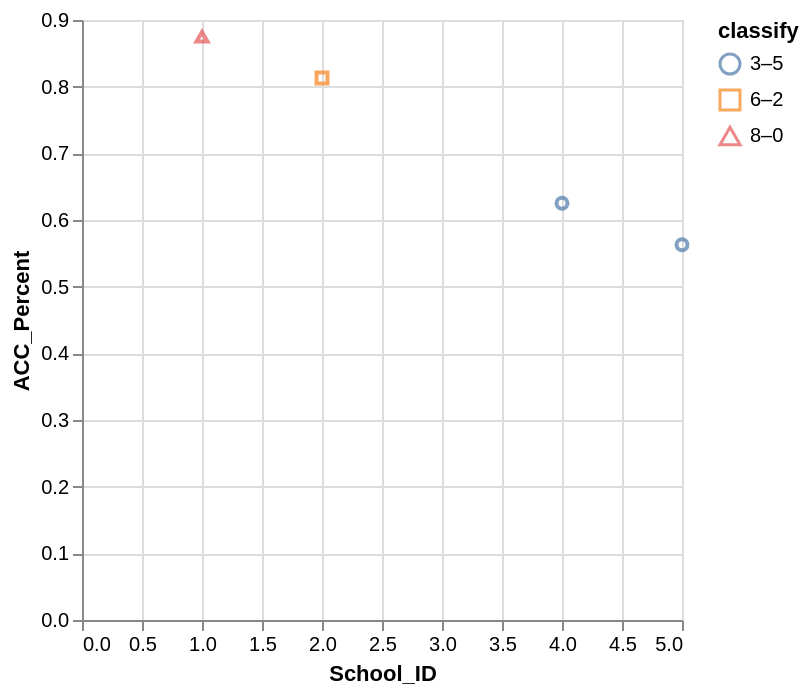

Vega-Lite specification for this chart:
### Vega-Lite specification from a JSON file in a GitHub repository (floating-point values rounded to 4 significant figures)
{"data": {"values": [{"x_data": 5, "y_data": 0.563, "classify": "3–5"}, {"x_data": 4, "y_data": 0.625, "classify": "3–5"}, {"x_data": 2, "y_data": 0.813, "classify": "6–2"}, {"x_data": 1, "y_data": 0.875, "classify": "8–0"}]}, "mark": "point", "encoding": {"x": {"field": "x_data", "type": "quantitative", "title": "School_ID", "scale": {"zero": "false"}}, "y": {"field": "y_data", "type": "quantitative", "title": "ACC_Percent", "scale": {"zero": "false"}}, "color": {"field": "classify", "type": "nominal"}, "shape": {"field": "classify", "type": "nominal"}}}
